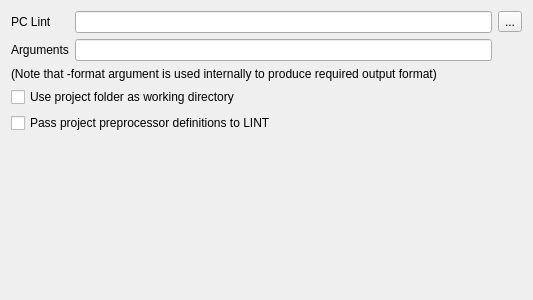
<?xml version="1.0" encoding="UTF-8"?>
<ui version="4.0">
 <class>Config</class>
 <widget class="QWidget" name="Config">
  <property name="geometry">
   <rect>
    <x>0</x>
    <y>0</y>
    <width>533</width>
    <height>300</height>
   </rect>
  </property>
  <property name="windowTitle">
   <string>Form</string>
  </property>
  <layout class="QVBoxLayout" name="verticalLayout">
   <item>
    <layout class="QGridLayout" name="gridLayout">
     <item row="0" column="3">
      <widget class="QToolButton" name="btnOpen">
       <property name="text">
        <string>...</string>
       </property>
      </widget>
     </item>
     <item row="0" column="0">
      <widget class="QLabel" name="label">
       <property name="text">
        <string>PC Lint</string>
       </property>
      </widget>
     </item>
     <item row="0" column="2">
      <widget class="QLineEdit" name="edLint"/>
     </item>
     <item row="2" column="0">
      <widget class="QLabel" name="label_2">
       <property name="text">
        <string>Arguments</string>
       </property>
      </widget>
     </item>
     <item row="2" column="2">
      <widget class="QLineEdit" name="edArgs"/>
     </item>
    </layout>
   </item>
   <item>
    <widget class="QLabel" name="label_3">
     <property name="text">
      <string>(Note that -format argument is used internally to produce required output format)</string>
     </property>
    </widget>
   </item>
   <item>
    <widget class="QCheckBox" name="chkPDir">
     <property name="text">
      <string>Use project folder as working directory</string>
     </property>
    </widget>
   </item>
   <item>
    <widget class="QCheckBox" name="chkDefines">
     <property name="text">
      <string>Pass project preprocessor definitions to LINT</string>
     </property>
    </widget>
   </item>
   <item>
    <spacer name="verticalSpacer">
     <property name="orientation">
      <enum>Qt::Vertical</enum>
     </property>
     <property name="sizeHint" stdset="0">
      <size>
       <width>20</width>
       <height>206</height>
      </size>
     </property>
    </spacer>
   </item>
  </layout>
 </widget>
 <resources/>
 <connections/>
</ui>
